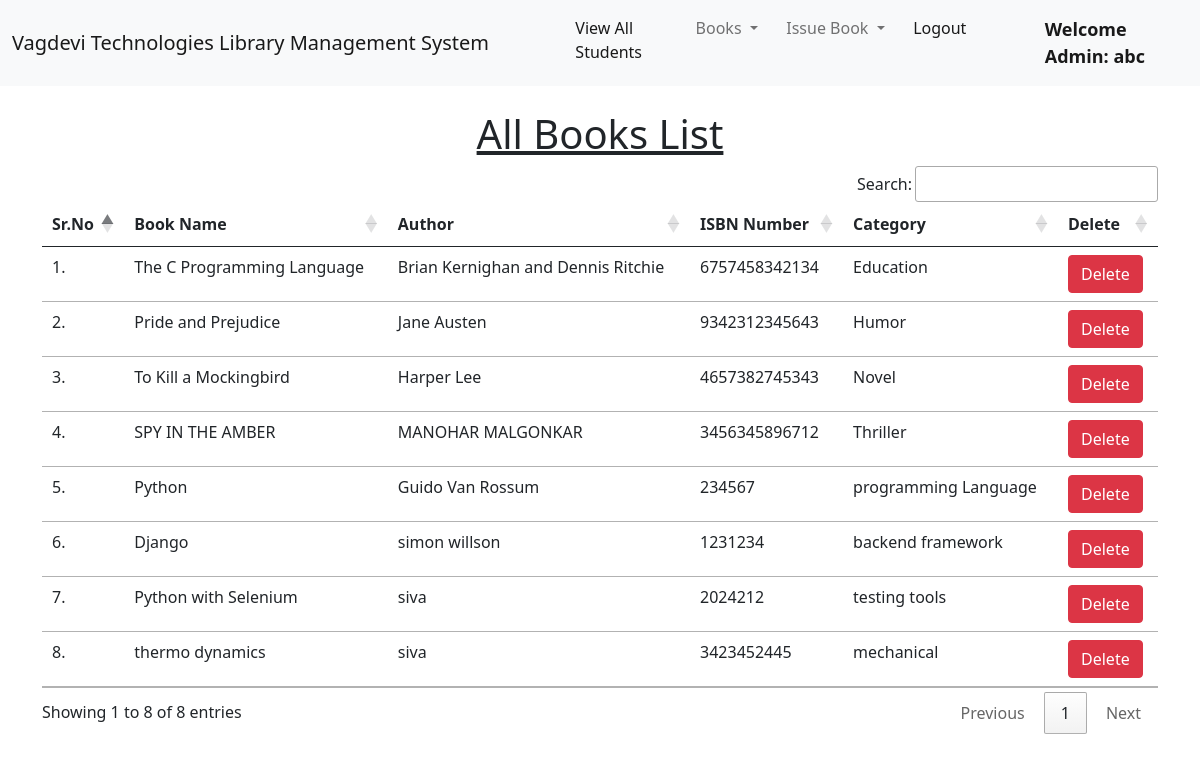
/view_books/ (signed in), run on the app's committed database.
### library/models.py (models this page shows, shortened)
class Book(models.Model):
    name = models.CharField(max_length=200)
    author = models.CharField(max_length=200)
    isbn = models.PositiveIntegerField()
    category = models.CharField(max_length=50)

### library/views.py (the view)
# urls.py: path("view_books/", views.view_books, name="view_books"),
@login_required(login_url = '/admin_login')
def view_books(request):
    books = Book.objects.all()
    return render(request, "view_books.html", {'books':books})

### library/templates/view_books.html (shortened to what this page needs)
{% extends 'admin_navbar.html' %}
{% load static %}
{% block body %}
<div class="container mt-4">
    <h1 class="text-center"><u>All Books List</u></h1>
    <table class="table table-hover" id="example">
        <thead>
            <tr>
                <th>Sr.No</th>
                <th>Book Name</th>
                <th>Author</th>
                <th>ISBN Number</th>
                <th>Category</th>
                <th>Delete</th>
            </tr>
        </thead>
        <tbody>
            {% for book in books %}
            <tr>
                <td>{{forloop.counter}}.</td>
                <td>{{book.name}}</td>
                <td>{{book.author}}</td>
                <td>{{book.isbn}}</td>
                <td>{{book.category}}</td>
                <td><a href="/delete_book/{{book.id}}/" class="btn btn-danger" onclick="return confirm('Are you sure you want to delete this book?')">Delete</a></td>
            </tr>
            {% endfor %}
        </tbody>
    </table>
    </div>
{% endblock %}

### library/templates/admin_navbar.html (shortened to what this page needs)
<!doctype html>
<html lang="en">
  <head>
    <link href="https://cdn.jsdelivr.net/npm/bootstrap@5.1.0/dist/css/bootstrap.min.css" rel="stylesheet">
    <link rel="stylesheet" href="https://cdn.datatables.net/1.10.25/css/jquery.dataTables.min.css">
    <link rel="stylesheet" href="https://cdn.datatables.net/buttons/1.7.1/css/buttons.dataTables.min.css">
  </head>
  <body>
    <nav class="navbar navbar-expand-lg navbar-light bg-light">
        <div class="container-fluid">
          <a class="navbar-brand" href="#">Vagdevi Technologies Library Management System</a>
          <div class="collapse navbar-collapse" id="navbarSupportedContent">
            <ul class="navbar-nav me-auto mb-2 mb-lg-0">
              <li class="nav-item">
                <a class="nav-link active" aria-current="page" href="/view_students/">View All Students</a>
              </li>
              <li class="nav-item dropdown">
                <a class="nav-link dropdown-toggle" href="#" id="navbarDropdown" role="button" data-bs-toggle="dropdown" aria-expanded="false">
                  Books
                </a>
              </li>
              <li class="nav-item dropdown">
                <a class="nav-link dropdown-toggle" href="#" id="navbarDropdown" role="button" data-bs-toggle="dropdown" aria-expanded="false">
                  Issue Book
                </a>
              </li>
              <li class="nav-item">
                <a class="nav-link active" aria-current="page" href="/logout/">Logout</a>
              </li>
              <li class="nav-item">
                <a style="font-weight:600; font-family:'Segoe UI', Tahoma, Geneva, Verdana, sans-serif; font-size: large;" class="nav-link active" href="#">Welcome Admin: {{request.user}}</a>
              </li>
            </ul>
          </div>
        </div>
      </nav>
      {% block body %}
      {% endblock %}
  </body>
</html>

### data on the page
Book: name "The C Programming Language", author "Brian Kernighan and Dennis Ritchie", isbn "6757458342134", category "Education"
Book: name "Pride and Prejudice", author "Jane Austen", isbn "9342312345643", category "Humor"
Book: name "To Kill a Mockingbird", author "Harper Lee", isbn "4657382745343", category "Novel"
Book: name "SPY IN THE AMBER", author "MANOHAR MALGONKAR", isbn "3456345896712", category "Thriller"
Book: name "Python", author "Guido Van Rossum", isbn "234567", category "programming Language"
Book: name "Django", author "simon willson", isbn "1231234", category "backend framework"
Book: name "Python with Selenium", author "siva", isbn "2024212", category "testing tools"
Book: name "thermo dynamics", author "siva", isbn "3423452445", category "mechanical"

### other printed values
{{ request.user }} "abc"
